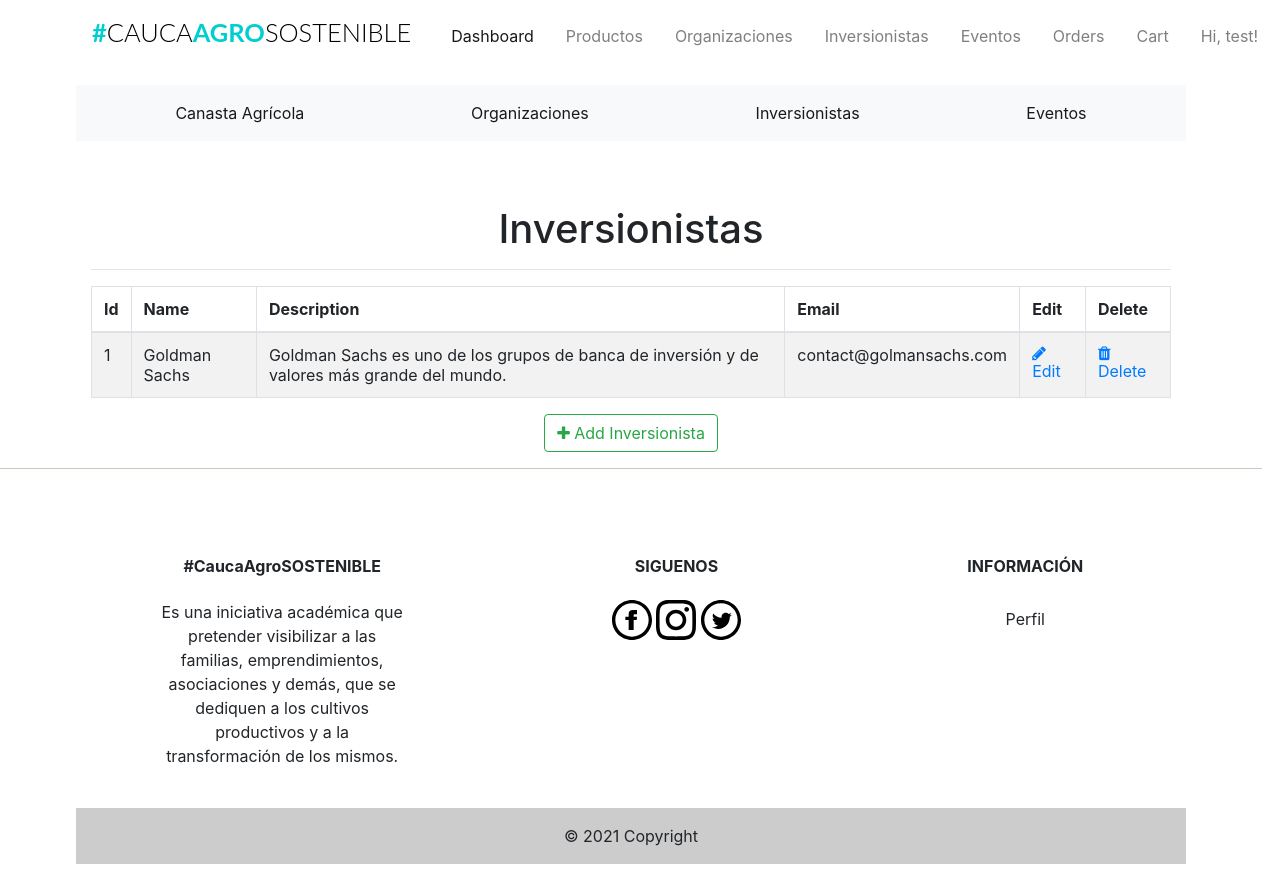
The page /admin/inversionistas (signed in) on the database as committed earlier.
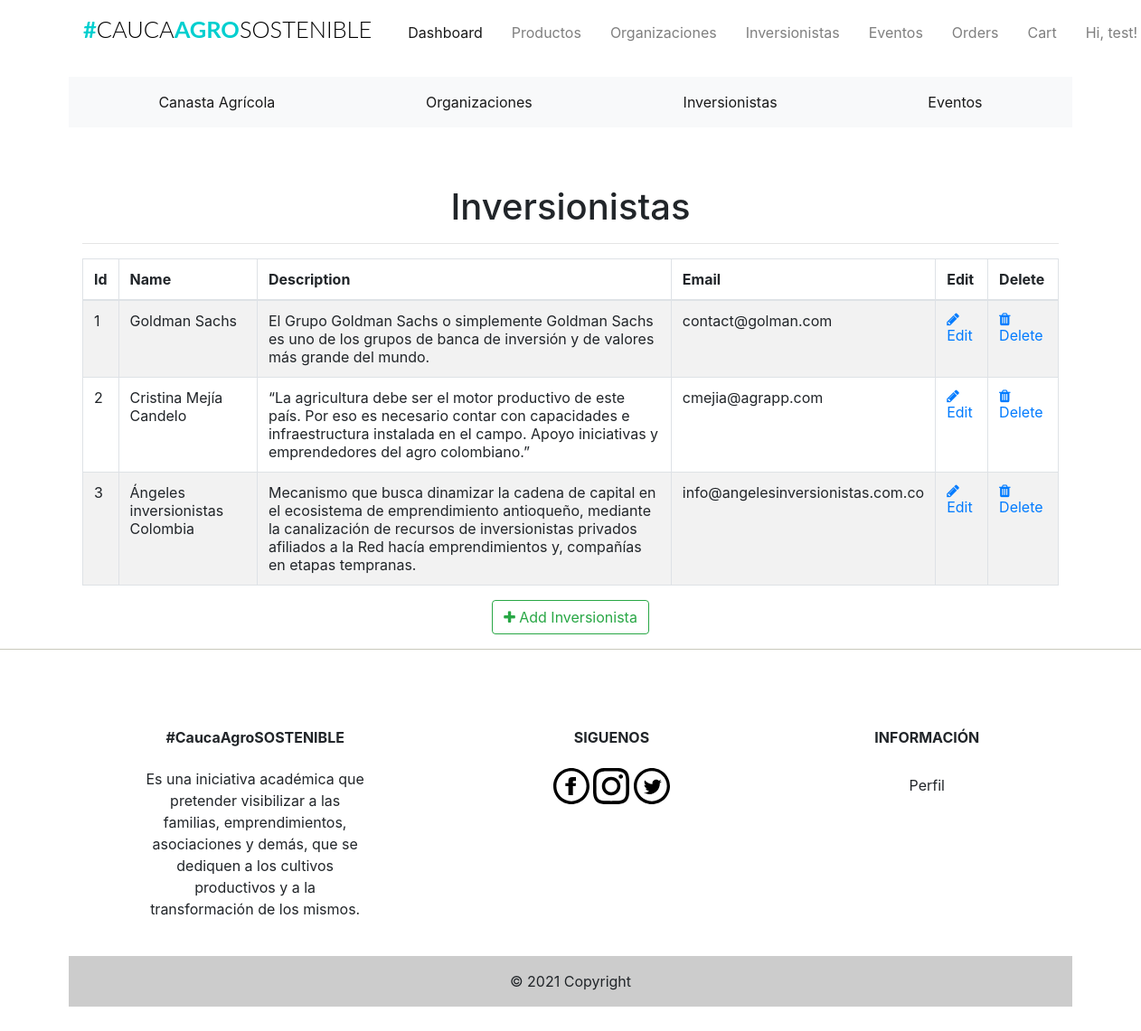
The same page on the database as committed later.
### app/models.py (models this page shows, shortened)
class Inversionistas(db.Model):
    __tablename__ = 'inversionistas'
    id = db.Column(db.Integer, primary_key=True)
    inversionista_name = db.Column(db.String(20), index=True)
    inversionista_image = db.Column(db.String(120))
    inversionista_desc = db.Column(db.String(120))
    inversionista_email = db.Column(db.String(120))

### app/admin/routes.py (the view)
@admin.route('/inversionistas', methods=['GET', 'POST'])
@login_required
def list_inversionistas():
    check_admin()
    inversionistas = Inversionistas.query.all()
    return render_template('admin/inversionistas/inversionistas.html', title="Inversionistas", inversionistas=inversionistas)

### app/admin/routes.py (called while the page is built)
def check_admin():
    if not current_user.is_admin:
        abort(403)

### app/models.py (called while the page is built)
@login_manager.user_loader
def load_user(id):
    return Users.query.get(int(id))

### app/templates/admin/inversionistas/inversionistas.html (shortened to what this page needs)
{% extends "base.html" %}
{% block head %}
<head>
    <link href="//maxcdn.bootstrapcdn.com/font-awesome/4.1.0/css/font-awesome.min.css" rel="stylesheet">
</head>
{%endblock head%}
{% block body %}
<div class="container">
  <div class="outer">
    <div class="middle">
      <div class="inner">
        <br/>
        <br/>
        <h1 style="text-align:center;">Inversionistas</h1>
        {% if inversionistas %}
          <hr class="intro-divider">
            <table class="table table-striped table-bordered">
              <thead>
                <tr>
                  <th> Id </th>
                  <th> Name </th>
                  <th> Description </th>
                  <th> Email </th>
                  <th> Edit </th>
                  <th> Delete </th>
                </tr>
              </thead>
              <tbody>
              {% for inversionista in inversionistas %}
                <tr>
                  <td> {{ inversionista.id}} </td>
                  <td> {{ inversionista.inversionista_name }} </td>
                  <td> {{ inversionista.inversionista_desc }} </td>
                  <td> {{ inversionista.inversionista_email }} </td>
                  <td>
                    <a href="{{ url_for('admin.edit_inversionista', id=inversionista.id) }}">
                      <i class="fa fa-pencil"></i> Edit
                    </a>
                  </td>
                  <td>
                    <a href="{{ url_for('admin.delete_inversionista', id=inversionista.id) }}">
                      <i class="fa fa-trash"></i> Delete
                    </a>
                  </td>
                </tr>
              {% endfor %}
              </tbody>
            </table>
          <div style="text-align: center">
        {% else %}
          <div style="text-align: center">
            <h3> No Inversionista have been added. </h3>
            <hr class="intro-divider">
        {% endif %}
          <a href="{{ url_for('admin.add_inversionista') }}" class="btn btn-outline-success">
            <i class="fa fa-plus"></i>
            Add Inversionista
          </a>
        </div>
      </div>
    </div>
  </div>
</div>
{% endblock %}

Rows that differ between the two databases and show on the page:
changed Inversionistas "Goldman Sachs": inversionista_desc "Goldman Sachs es uno de los grupos de banca de inversión y de valores más grande del mundo." → "El Grupo Goldman Sachs o simplemente Goldman Sachs es uno de los grupos de banca de inversión y de valores más grande del mundo."; inversionista_email "contact@golmansachs.com" → "contact@golman.com"
added Inversionistas: id "2", inversionista_name "Cristina Mejía Candelo", inversionista_desc "“La agricultura debe ser el motor productivo de este país. Por eso es necesario contar con capacidades e infraestructura instalada en el campo. Apoyo iniciativas y emprendedores del agro colombiano.”", inversionista_email "cmejia@agrapp.com"
added Inversionistas: id "3", inversionista_name "Ángeles inversionistas Colombia", inversionista_desc "Mecanismo que busca dinamizar la cadena de capital en el ecosistema de emprendimiento antioqueño, mediante la canalización de recursos de inversionistas privados afiliados a la Red hacía emprendimientos y, compañías en etapas tempranas.", inversionista_email "info@angelesinversionistas.com.co"
